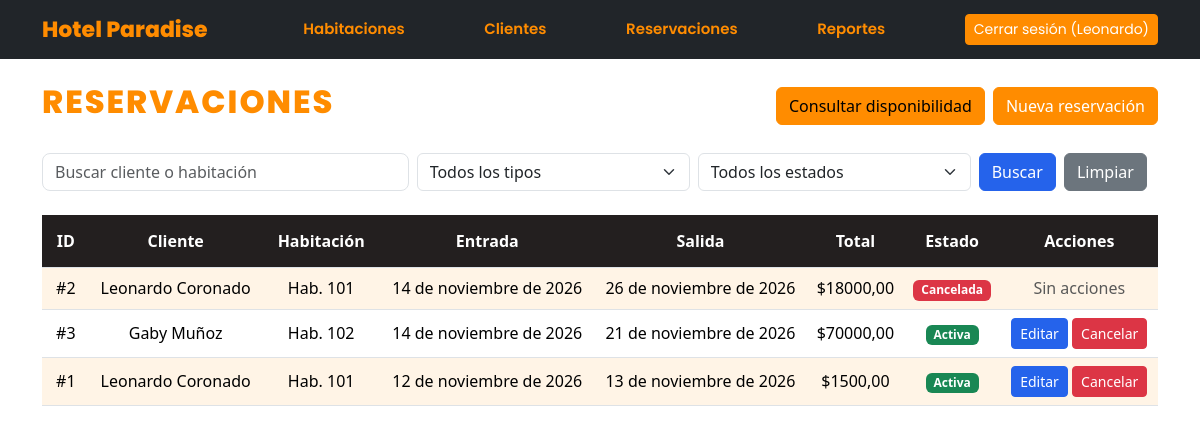
Before: /reservaciones/ (signed in) with the older database file.
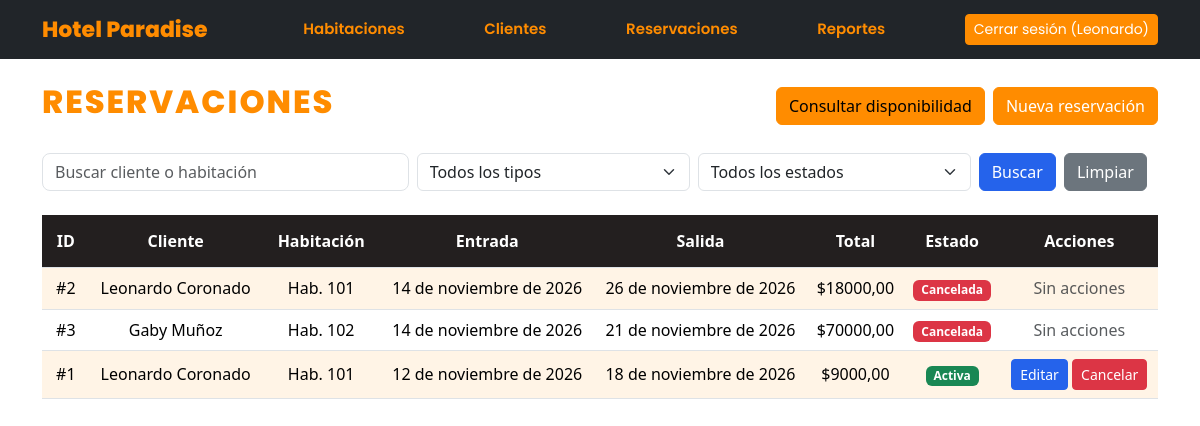
After: the same page with the newer database file.
### reservaciones/models.py (models this page shows, shortened)
class Reservacion(models.Model):
    ACTIVA = 'activa'
    CANCELADA = 'cancelada'
    FINALIZADA = 'finalizada'
    ESTADOS = [
        (ACTIVA, 'Activa'),
        (CANCELADA, 'Cancelada'),
        (FINALIZADA, 'Finalizada'),
    ]
    cliente = models.ForeignKey(Cliente, on_delete=models.PROTECT,
                                related_name='reservaciones')
    habitacion = models.ForeignKey(Habitacion, on_delete=models.PROTECT,
                                   related_name='reservaciones')
    fecha_entrada = models.DateField()
    fecha_salida = models.DateField()
    total = models.DecimalField(max_digits=10, decimal_places=2,
                                default=0, editable=False)
    estado = models.CharField(max_length=20, choices=ESTADOS, default=ACTIVA)
    class Meta:
        ordering = ['-fecha_entrada']
        verbose_name = 'Reservación'
        verbose_name_plural = 'Reservaciones'

### clientes/models.py (models this page shows, shortened)
class Cliente(models.Model):
    nombre = models.CharField(max_length=100)
    apellidos = models.CharField(max_length=150)
    correo = models.EmailField(unique=True)
    telefono = models.CharField(max_length=20)
    fecha_registro = models.DateTimeField(auto_now_add=True)
    class Meta:
        ordering = ['apellidos', 'nombre']
        verbose_name = 'Cliente'
        verbose_name_plural = 'Clientes'

### habitaciones/models.py (models this page shows, shortened)
class Habitacion(models.Model):
    TIPOS = [
        ('individual', 'Individual'),
        ('doble', 'Doble'),
        ('suite', 'Suite'),
        ('presidencial', 'Presidencial'),
    ]
    numero = models.IntegerField(unique=True)
    tipo =  models.CharField((""), max_length=20, choices=TIPOS)
    precioxnoche = models.DecimalField(max_digits=  15, decimal_places=2)
    capacidad = models.IntegerField()
    disponible = models.BooleanField(default= True)
    imagen = models.ImageField(upload_to='habitaciones/', blank=True, null=True)

### reservaciones/views.py (the view)
# urls.py: path('', views.lista_reservaciones, name='lista'),
@login_required
def lista_reservaciones(request):
    reservaciones = Reservacion.objects.select_related('cliente', 'habitacion')
    q = request.GET.get('q', '').strip()
    tipo = request.GET.get('tipo', '')
    estado = request.GET.get('estado', '')
    if q:
        condicion = (Q(cliente__nombre__icontains=q) |
                     Q(cliente__apellidos__icontains=q))
        if q.isdigit():
            condicion |= Q(habitacion__numero=q)
        reservaciones = reservaciones.filter(condicion)
    if tipo:
        reservaciones = reservaciones.filter(habitacion__tipo=tipo)
    if estado:
        reservaciones = reservaciones.filter(estado=estado)
    return render(request, 'reservaciones/lista.html', {
        'reservaciones': reservaciones,
        'tipos': Habitacion.TIPOS,
        'estados': Reservacion.ESTADOS,
        'q': q, 'tipo_actual': tipo, 'estado_actual': estado,
    })

### reservaciones/templates/reservaciones/lista.html (shortened to what this page needs)
{% extends 'base.html' %}
{% block content %}
<div class="d-flex justify-content-between align-items-center mb-4">
    <h1 class="titulo-habitaciones">Reservaciones</h1>
    <div class="d-flex gap-2">
        <a href="{% url 'reservaciones:disponibilidad' %}" class="btn btn-buscar">Consultar disponibilidad</a>
        <a href="{% url 'reservaciones:crear' %}" class="btn btn-primary">Nueva reservación</a>
    </div>
</div>
<form method="GET" class="row g-2 mb-4">
    <div class="col-md-4">
        <input
            type="text"
            name="q"
            class="form-control"
            placeholder="Buscar cliente o habitación"
            value="{{ q }}"
        >
    </div>
    <div class="col-md-3">
        <select name="tipo" class="form-select">
            <option value="">Todos los tipos</option>
        </select>
    </div>
    <div class="col-md-3">
        <select name="estado" class="form-select">
            <option value="">Todos los estados</option>
        </select>
    </div>
    <div class="col-md-2 d-flex gap-2">
        <button type="submit" class="btn btn-buscar">Buscar</button>
        <a href="{% url 'reservaciones:lista' %}" class="btn btn-limpiar">Limpiar</a>
    </div>
</form>
<table class="table text-center align-middle">
    <thead>
        <tr>
            <th>ID</th>
            <th>Cliente</th>
            <th>Habitación</th>
            <th>Entrada</th>
            <th>Salida</th>
            <th>Total</th>
            <th>Estado</th>
            <th>Acciones</th>
        </tr>
    </thead>
    <tbody>
        {% for reservacion in reservaciones %}
        <tr>
            <td>#{{ reservacion.pk }}</td>
            <td>{{ reservacion.cliente.nombre }} {{ reservacion.cliente.apellidos }}</td>
            <td>Hab. {{ reservacion.habitacion.numero }}</td>
            <td>{{ reservacion.fecha_entrada }}</td>
            <td>{{ reservacion.fecha_salida }}</td>
            <td>${{ reservacion.total|floatformat:2 }}</td>
            <td>
                {% if reservacion.estado == 'activa' %}
                    <span class="badge bg-success">Activa</span>
                {% elif reservacion.estado == 'cancelada' %}
                    <span class="badge bg-danger">Cancelada</span>
                {% elif reservacion.estado == 'finalizada' %}
                    <span class="badge bg-secondary">Finalizada</span>
                {% else %}
                    <span class="badge bg-warning">{{ reservacion.estado }}</span>
                {% endif %}
            </td>
            <td>
                {% if reservacion.estado == 'activa' %}
                    <a href="{% url 'reservaciones:editar' reservacion.pk %}" class="btn btn-sm btn-warning">Editar</a>
                    <a href="{% url 'reservaciones:cancelar' reservacion.pk %}" class="btn btn-sm btn-danger">Cancelar</a>
                {% else %}
                    <span class="text-muted">Sin acciones</span>
                {% endif %}
            </td>
        </tr>
        {% empty %}
        <tr>
            <td colspan="8" class="text-center">
                No hay reservaciones registradas.
            </td>
        </tr>
        {% endfor %}
    </tbody>
</table>
{% endblock %}

Changed rows visible on the page:
changed Reservacion "21 de noviembre de 2026": estado "Activa Editar Cancelar" → "Cancelada Sin acciones"
changed Reservacion id 1: fecha_salida "13 de noviembre de 2026" → "18 de noviembre de 2026"; total "1500,00" → "9000,00"
